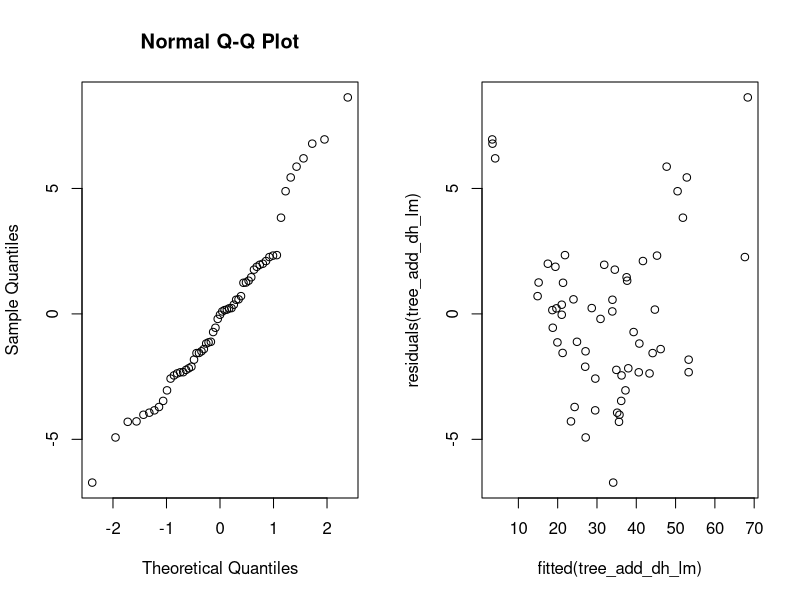
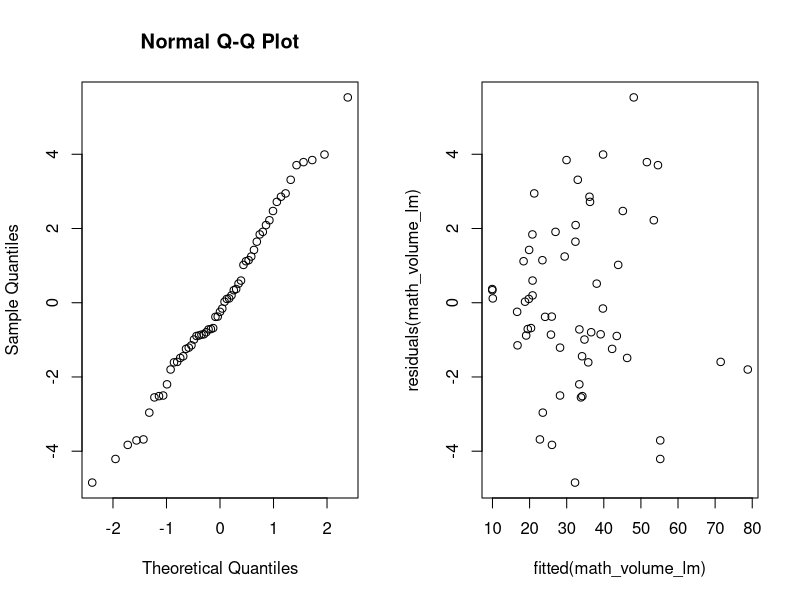
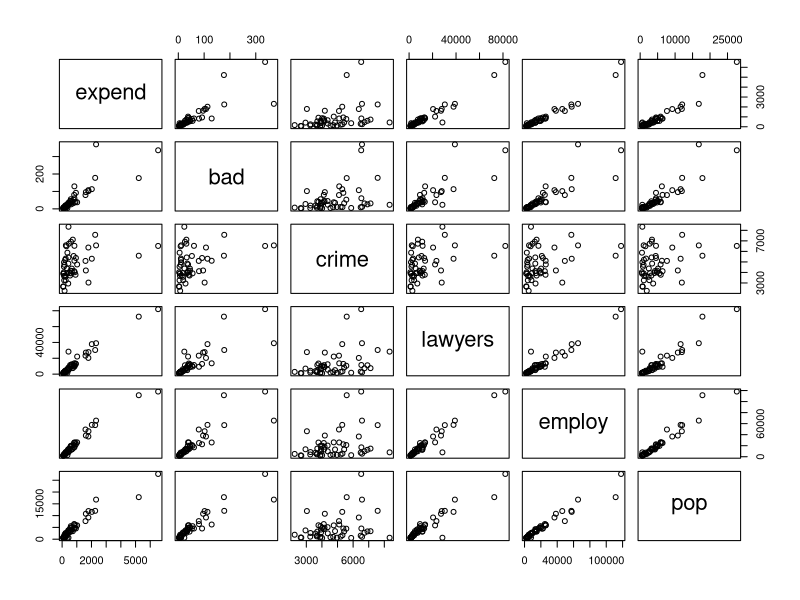
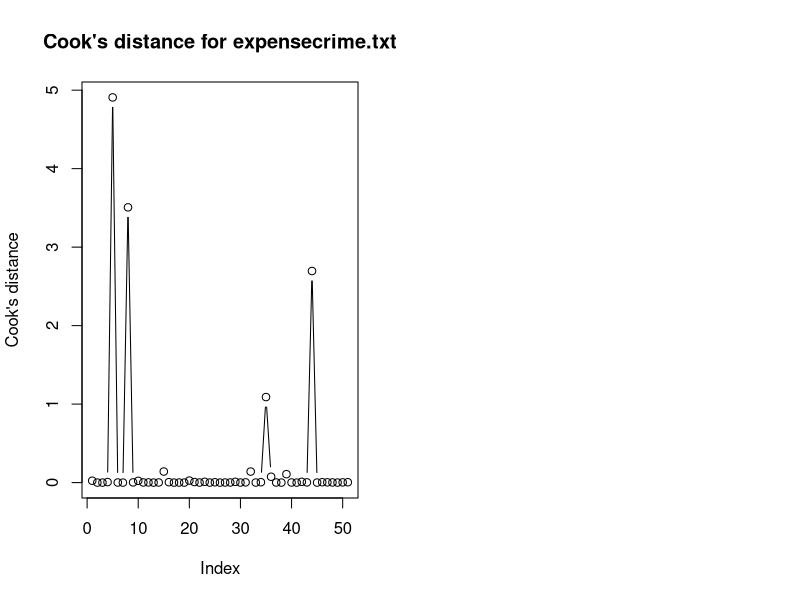
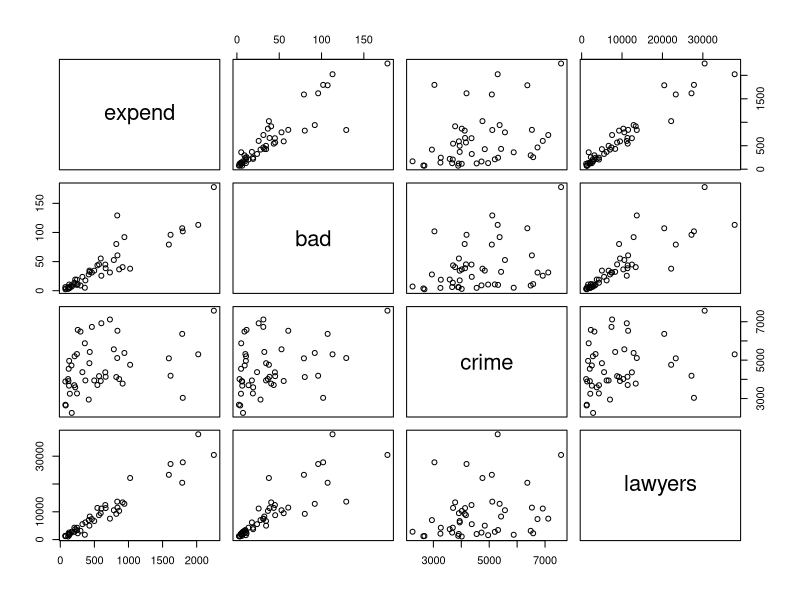
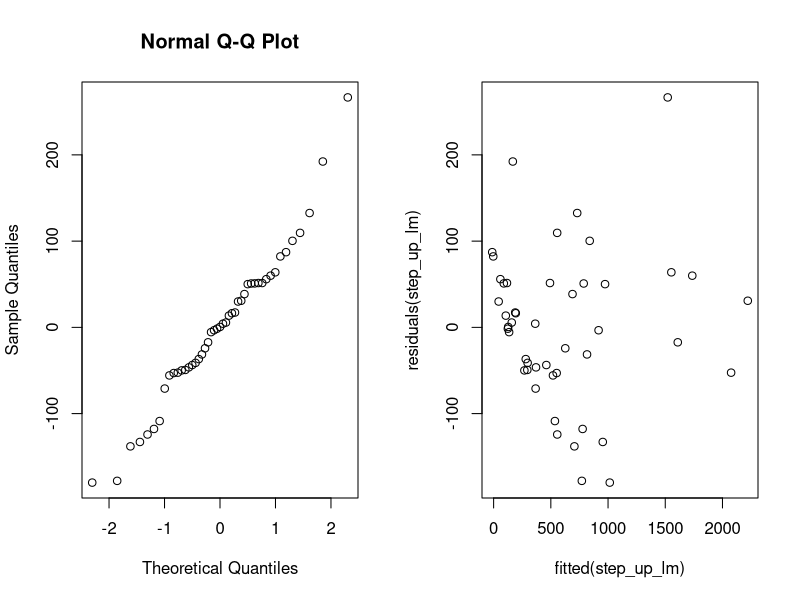
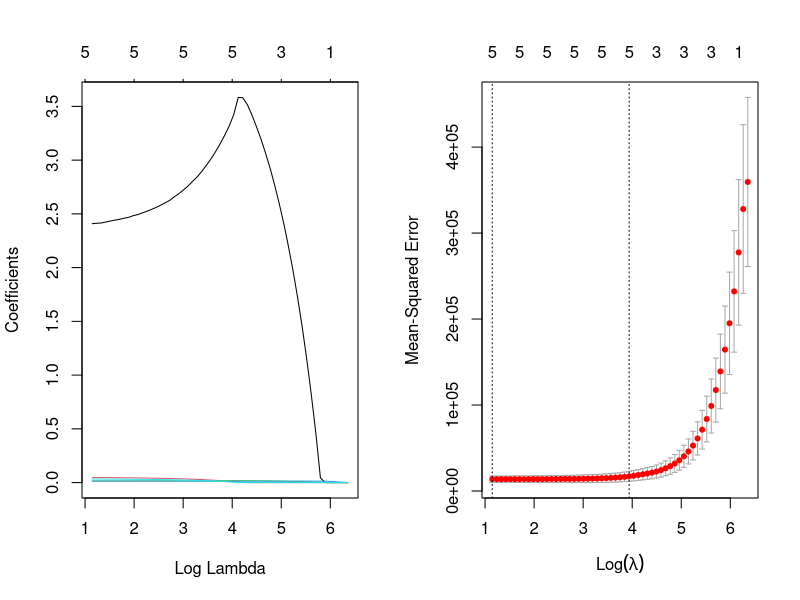
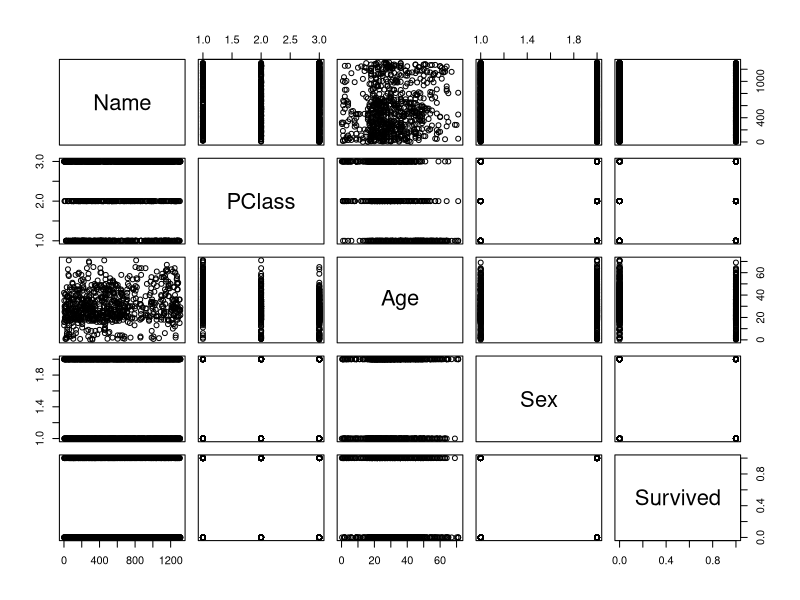

Source code (R) for these figures, in order:
## ---- chunk 1
# set up global R options
options(digits = 3)

# set up knitr global chunk options
knitr::opts_chunk$set(fig.height = 3)
## ---- chunk 2
tree_df <- as.data.frame(read.table("data/treeVolume.txt", header=TRUE))
head(tree_df)
## ---- chunk 3
tree_df$type <- as.factor(tree_df$type)
tree_type_lm <- lm(volume~type, data=tree_df)
anova(tree_type_lm)
## ---- chunk 4
mask <- tree_df$type == "beech"
t.test(tree_df$volume[mask], tree_df$volume[!mask])
## ---- chunk 5
tree_type_d_lm <- lm(volume~height+type*diameter, data=tree_df)
anova(tree_type_d_lm)
## ---- chunk 6
summary(tree_type_d_lm)
## ---- chunk 7
tree_type_h_lm <- lm(volume~diameter+type*height, data=tree_df)
anova(tree_type_h_lm)
## ---- chunk 8
summary(tree_type_h_lm)
## ---- chunk 9
tree_add_all_lm <- lm(volume~diameter+height+type, data=tree_df)
anova(tree_add_all_lm)
## ---- chunk 10
summary(tree_add_all_lm)
## ---- chunk 11
tree_add_dh_lm <- lm(volume~diameter+height, data=tree_df)
anova(tree_add_dh_lm)
## ---- chunk 12
summary(tree_add_dh_lm)
## ---- chunk 13
par(mfrow=c(1, 2))
qqnorm(residuals(tree_add_dh_lm))
plot(fitted(tree_add_dh_lm), residuals(tree_add_dh_lm))
## ---- chunk 14
mean_d <- mean(tree_df$diameter)
mean_h <- mean(tree_df$height)
means <-  data.frame(diameter=c(mean_d), height=c(mean_h))

predict(tree_add_dh_lm, means, interval = "confidence")
## ---- chunk 15
tree_df$math_volume <- tree_df$height * tree_df$diameter^2
math_volume_lm <- lm(volume~math_volume, data=tree_df)
anova(math_volume_lm)
## ---- chunk 16
summary(math_volume_lm)
## ---- chunk 17
par(mfrow=c(1,2))

qqnorm(residuals(math_volume_lm))
plot(fitted(math_volume_lm), residuals(math_volume_lm))
## ---- chunk 18
# Read data
crime_df <- as.data.frame(read.table("data/expensescrime.txt", header=TRUE))
head(crime_df)

response <- "expend"
exp_vars <- c("bad", "crime", "lawyers", "employ", "pop")
## ---- chunk 19
pairs(crime_df[, c(response, exp_vars)])
## ---- chunk 20
crime_lm <- lm(expend~bad+crime+lawyers+employ+pop, data=crime_df)
cooks.distance(crime_lm)[cooks.distance(crime_lm) > 1]
## ---- chunk 21
plot(cooks.distance(crime_lm), type='b', ylab="Cook's distance", main = "Cook's distance for expensecrime.txt")
## ---- chunk 22
crime_df_upd <- crime_df[-c(5,8,35,44),]
## ---- chunk 23
round(cor(crime_df[, c(exp_vars)]), 2)
## ---- chunk 24
library(car)
## ---- chunk 25
vif(lm(expend~bad+crime+lawyers+employ+pop, data=crime_df))
## ---- chunk 26
vif(lm(expend~bad+crime+lawyers+pop, data=crime_df_upd))
## ---- chunk 27
vif_lm = lm(expend~bad+crime+lawyers, data=crime_df_upd)
vif(vif_lm)
## ---- chunk 28
summary(vif_lm)
## ---- chunk 29
pairs(crime_df_upd[, c(response, "bad", "crime", "lawyers")])
## ---- chunk 30
print("Step 1")

print("bad")
summary(lm(expend~bad, data=crime_df_upd))

print("crime")
summary(lm(expend~crime, data=crime_df_upd))

print("lawyers")
summary(lm(expend~lawyers, data=crime_df_upd))

print("employ")
summary(lm(expend~employ, data=crime_df_upd)) # YES

print("pop")
summary(lm(expend~pop, data=crime_df_upd)) 
## ---- chunk 31
print("Step 2")

print("bad")
summary(lm(expend~employ+bad, data=crime_df_upd))

print("crime")
summary(lm(expend~employ+crime, data=crime_df_upd)) # YES

print("lawyers")
summary(lm(expend~employ+lawyers, data=crime_df_upd))

print("pop")
summary(lm(expend~employ+pop, data=crime_df_upd))
## ---- chunk 32
print("Step 3")

print("bad")
summary(lm(expend~employ+crime+bad, data=crime_df_upd))

print("lawyers")
summary(lm(expend~employ+crime+lawyers, data=crime_df_upd))

print("pop")
summary(lm(expend~employ+crime+pop, data=crime_df_upd)) # YES
## ---- chunk 33
print("Step 4")

print("bad")
summary(lm(expend~employ+crime+pop+bad, data=crime_df_upd))

print("lawyers")
summary(lm(expend~employ+crime+pop+lawyers, data=crime_df_upd))

# None significant!
## ---- chunk 34
step_up_lm <- lm(expend~employ+crime+pop, data=crime_df_upd)
summary(step_up_lm)
## ---- chunk 35
par(mfrow=c(1,2))

qqnorm(residuals(step_up_lm))
plot(fitted(step_up_lm), residuals(step_up_lm))
## ---- chunk 36
new_data <- data.frame(bad=50, crime=5000, lawyers=5000, employ=5000, pop=5000)
predict(step_up_lm, new_data, interval="prediction", level=0.95)
## ---- chunk 37
predict(step_up_lm, new_data, interval="confidence", level=0.95)
## ---- chunk 38
# install.packages("glmnet", repos = "https://cran.us.r-project.org")
library(glmnet)
## ---- chunk 39
x <- as.matrix(crime_df_upd[, exp_vars])
y <- as.matrix(crime_df_upd[, c(response)])

# train-test splitting
train <- (sample(1:nrow(x), 0.67*nrow(x))) # train by using 2/3 of the data
x.train <- x[train,]; y.train <- y[train]
x.test <- x[-train,]; y.test <- y[-train]

# fitting the model
lasso.mod <- glmnet(x.train, y.train, alpha=1)
cv.lasso <- cv.glmnet(x.train,y.train,alpha=1,type.measure='mse')
## ---- chunk 40
plot(lasso.mod, label=T, xvar="lambda")  # have a look at the lasso path
## ---- chunk 41
plot(cv.lasso) # the best lambda by cross-validation
## ---- chunk 42
(lambda.min <- cv.lasso$lambda.min)
(lambda.1se <- cv.lasso$lambda.1se)
## ---- chunk 43
# https://glmnet.stanford.edu/articles/glmnet.html#assessing-models-on-test-data-1
assess.glmnet(lasso.mod, newx = x.test, newy = y.test, s=cv.lasso$lambda.1se)
## ---- chunk 44
coef(lasso.mod, s=cv.lasso$lambda.min) # beta’s for the best lambda
y.pred <- predict(lasso.mod, s=lambda.min, newx=x.test) # predict for test
mse.lasso <- mean((y.test - y.pred)^2); mse.lasso # mse for the predicted test rows
## ---- chunk 45
coef(lasso.mod, s=cv.lasso$lambda.1se) # beta’s for lambda.1se
y.pred <- predict(lasso.mod, s=lambda.1se, newx=x.test) # predict for test
mse.lasso <- mean((y.test - y.pred)^2); mse.lasso # mse for the predicted test rows
## ---- chunk 46
new_data <- data.frame(x.test)
y.pred <- predict(step_up_lm, new_data, interval="confidence", level=0.95)
mse.step_up <- mean((y.test - y.pred)^2); mse.step_up # mse for the predicted test rows
## ---- chunk 47
cv.lasso
## ---- chunk 48
# Read data
titanic_df <- as.data.frame(read.table("data/titanic.txt", header=TRUE))
## ---- chunk 49
head(titanic_df)
## ---- chunk 50
plot(titanic_df)
## ---- chunk 51
titanic_df$PClass <- as.factor(titanic_df$PClass)
titanic_df$Sex <- as.factor(titanic_df$Sex)
summary(titanic_df)
## ---- chunk 52
tot_comb <- xtabs(~PClass+Sex, data=titanic_df)
tot_comb
## ---- chunk 53
tot_comb.surv <- xtabs(Survived~PClass+Sex, data=titanic_df)
round(tot_comb.surv/tot_comb, 2)
## ---- chunk 54
par(mfrow=c(1, 2))
hist(titanic_df$Age)
hist(titanic_df$Age[titanic_df$Survived == 1], ylim =c(0, 140))
## ---- chunk 55
tot_age <- xtabs(~Age, data=titanic_df)
barplot(xtabs(Survived~Age, data=titanic_df)/tot_age)
## ---- chunk 56
boxplot(Age ~ Sex + PClass, data=titanic_df, col = c("#FFE0B2", "#F57C00")) 
## ---- chunk 57
titanic_df_upd <- na.omit(titanic_df)
titanic_df_upd$PClass <- as.factor(titanic_df_upd$PClass)
titanic_df_upd$Sex <- as.factor(titanic_df_upd$Sex)
# head(titanic_df_upd)

base_lm <- glm(Survived ~ Age+PClass+Sex, data = titanic_df_upd, family = binomial)
## ---- chunk 58
summary(base_lm)
## ---- chunk 59
exp(coef(base_lm))
## ---- chunk 60
anova(glm(Survived ~ Age*PClass, data = titanic_df_upd, family = binomial), test="Chisq")
## ---- chunk 61
anova(glm(Survived ~ Age*Sex, data = titanic_df_upd, family = binomial), test="Chisq")
## ---- chunk 62
final_lm <- glm(Survived ~ PClass+Age*Sex, data = titanic_df_upd, family = binomial)
anova(final_lm, test="Chisq")
## ---- chunk 63
newdata <- data.frame(Age=c(55, 55, 55, 55, 55, 55), PClass=c("1st", "1st", "2nd", "2nd", "3rd", "3rd"), Sex=c("female", "male", "female", "male", "female", "male"))
predict(final_lm, newdata, type="response")
## ---- chunk 64
table(titanic_df_upd$PClass, titanic_df_upd$Sex)
## ---- chunk 65
chisq.test(x=titanic_df_upd$Survived, y=titanic_df_upd$Sex)
## ---- chunk 66
fisher.test(x=titanic_df_upd$Survived, y=titanic_df_upd$Sex)
## ---- chunk 67
chisq.test(x=titanic_df_upd$Survived, y=titanic_df_upd$PClass)
## ---- chunk 68
# Read data
coups_df <- as.data.frame(read.table("data/coups.txt", header=TRUE))
## ---- chunk 69
head(coups_df)
## ---- chunk 70
# coups_df$pollib <- as.factor(coups_df$pollib)
# coups_df$numregim <- as.factor(coups_df$numregim)
summary(coups_df)
## ---- chunk 71
hist(coups_df$miltcoup)
## ---- chunk 72
plot(coups_df)
## ---- chunk 73
poison_glm <- glm(miltcoup ~ oligarchy + pollib + parties + pctvote + popn + size + numelec + numregim, data = coups_df, family = poisson)
summary(poison_glm)
## ---- chunk 74
summary(glm(miltcoup ~ oligarchy + pollib + parties + pctvote + popn + size + numelec, data = coups_df, family = poisson), test="Chisq")
## ---- chunk 75
summary(glm(miltcoup ~ oligarchy + pollib + parties + pctvote + popn + size, data = coups_df, family = poisson), test="Chisq")
## ---- chunk 76
summary(glm(miltcoup ~ oligarchy + pollib + parties + pctvote + popn, data = coups_df), test="Chisq")
## ---- chunk 77
summary(glm(miltcoup ~ oligarchy + pollib + parties + popn, data = coups_df), test="Chisq")
## ---- chunk 78
final_plm <- glm(miltcoup ~ oligarchy + parties + pollib, data = coups_df, family = poisson)
summary(final_plm, test="Chisq")
## ---- chunk 79
coups_df$pollib <- as.factor(coups_df$pollib)
coups_df$numregim <- as.factor(coups_df$numregim)
## ---- chunk 80
mean(coups_df$oligarchy); mean(coups_df$parties)
## ---- chunk 81
newdata <- data.frame(pollib=c(0, 1, 2), oligarchy=c(5.22, 5.22, 5.22), parties=c(17.1, 17.1, 17.1))
predict(final_plm, newdata, type="response")
